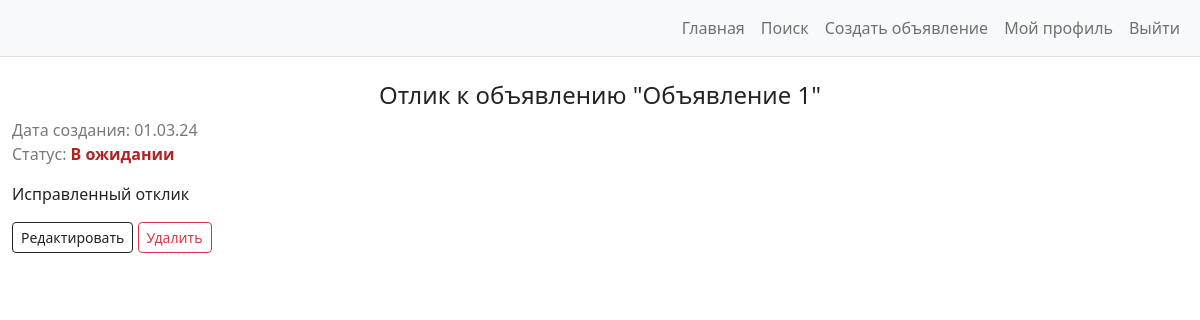
Before: /29/reply/detail (signed in) with the older database file.
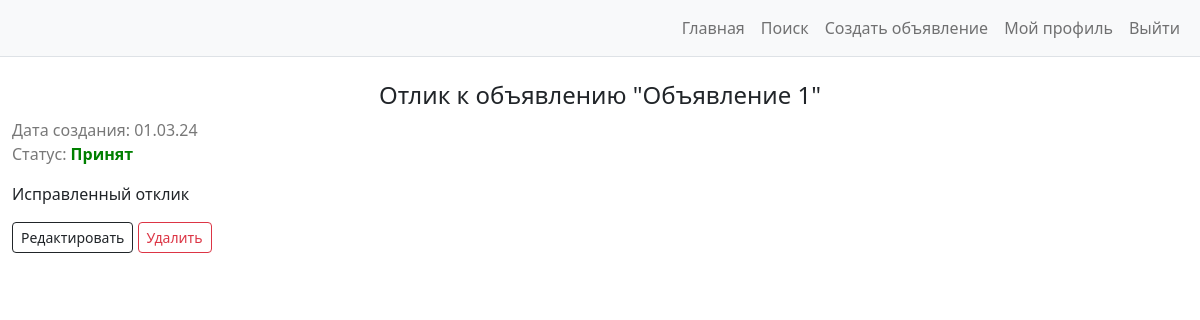
After: the same page with the newer database file.
### advertisments/views.py (the view)
# urls.py: path('<int:pk>/reply/detail', ReplyDetailView.as_view(), name='reply_detail'),
class ReplyDetailView(LoginRequiredMixin, DetailView):
    model = Reply
    context_object_name = 'reply'
    template_name = 'reply_detail.html'
    login_url = 'login'

### advertisments/templates/reply_detail.html (shortened to what this page needs)
{% extends 'base.html' %}
{% block content %}
<div class="container-fluid" id="centerLayer">
    <br />
    <h4 align="center">Отлик к объявлению "{{ reply.ad.title }}"</h4>
    {% if reply.author == request.user %}
    <p style="color:rgb(120, 120, 120)">
        Дата создания: {{ reply.date_sent|date:'d.m.y' }} <br />
        Статус:
        {% if reply.is_accepted %}
            <strong style="color: #008000">Принят</strong>
        {% else %}
            <strong style="color: #B22222">В ожидании</strong>
        {% endif %}
    </p>
    <p>
        {{ reply.text }} <br />
    </p>
    <a href="{% url 'reply_update' reply.id %}" class="btn btn-outline-dark btn-sm">Редактировать</a>
    <a href="{% url 'reply_delete' reply.id %}" class="btn btn-outline-danger btn-sm">Удалить</a> <br />
    {% endif %}
    <br />
</div>
{% endblock content %}

Changed rows visible on the page:
changed Reply "Исправленный отклик": is_accepted False → True (drawn)
Other visible differences:
text no longer shown: "В ожидании"
text now shown: "Принят"
